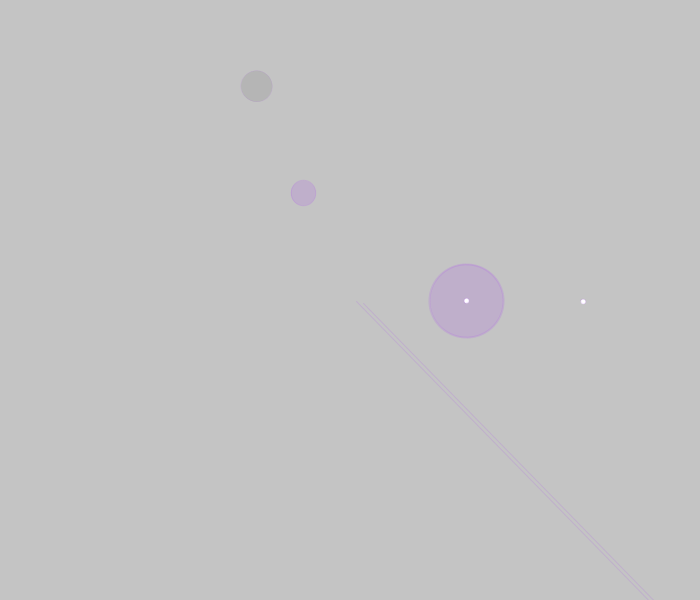
Frame 1 (no input)
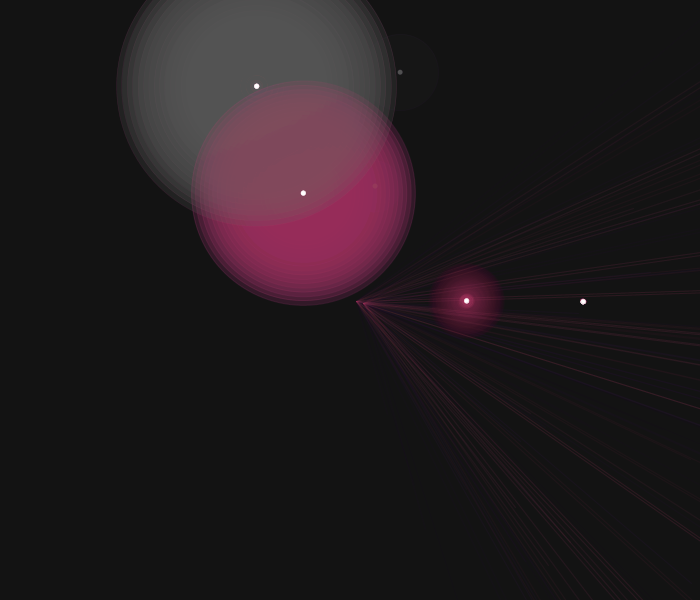
Frame 60 (the mouse pressed at the canvas centre just before this capture)
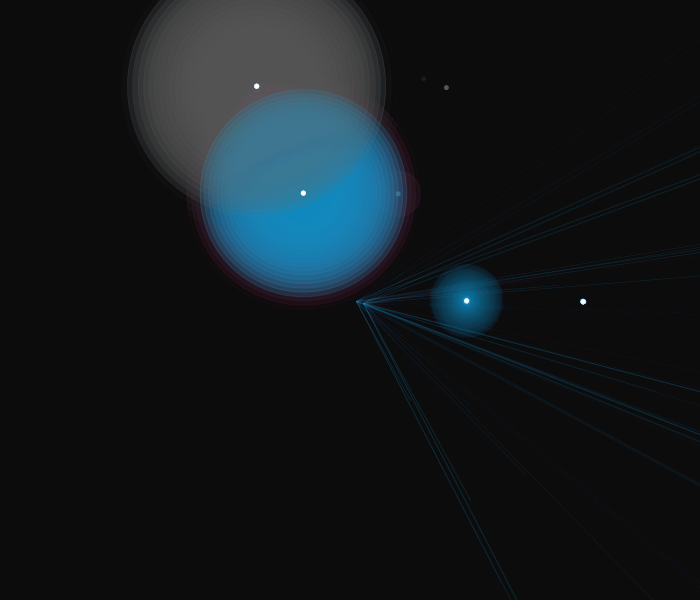
Frame 120 (the mouse held since frame 60 and released just before this capture)

The Processing sketch that drew these frames (run headless with seeded random() and noise(); from frame 60 on, the mouse is pressed at the canvas centre):

// Processing sketch: processing_81066
// ── processing_81066.pde

// Maryam Mobini |  September  25, 2012 | mma99@sfu.ca 
// Project 1 - Displaying the progress of time in a non-traditional way

/* Description - The time is displayed using series of circles, two small
 white circles representing seconds, two color circles representing minutes, 
 and one color circle and a small white circle representing the hour. Randomly 
 generated lines are also aligned with the position of the hour. Since the "hour"
 is fairly static, the lines therefore display an interesting way of showing the 
 temporal changes of the hour.  These circles pulsate and change color in an ambient 
 manner as a poetic representation of the inner workings of the clock. As time passes 
 by, the circles go through a growth rate, increasing and decreasing in size. */

/////////////////////////////////////////////


// declaring global variables

int xx;                 //declaring variable named xx of type int for controlling the growth rate of the circles
int num = 10;          // declare a variable named num of type int and assign it the value 10 for range of values used for the arrays
int count = 0;        // declare a variable named count of type int and assign it the value 0 used for redrawing the circles
float[] xArray;      // declaring the array of values for xpositon of the circls
float[] yArray;     // declaring the array of values for ypositon of the circls
int r, g, b;       // declaring RGB(color) values 

// initializes enviroment properties 
void setup() {
  size(700, 600);    // set the size of the window
  smooth();         // turns anti-aliasin on
  frameRate(30);    // setting frameRate to refressh the canvas 30 times per second
  restart();       // call the method restart()
}
// declare method restart, this method generates new RGB values randomly and sets the position values
void restart() {  //
  count = 0; // initializing the variable count by passing the value 0 which resets the growth rate of the circles
  xArray = new float[num];  // sets the variable x position by creating a new location in memory from values 0-9 
  yArray = new float[num];  // sets the variable y position by creating a new location in memory from values 0-9 
  // randomly generates rgb colors to maximum value of 255
  r = int(random(255)); 
  g = int(random(255));
  b = int(random(255));
}
// initialize drawing the circles representing hour, minute, and second
void draw() {

  fill(0, 10);  // sets the black color for the background rectangle with 10 opacity 
  noStroke();   // no outline
  rect(0, 0, width, height); //draw rectangle 

  _seconds(); //calling method seconds
  _minutes(); // calling method minutes
  _hour();   // calling method hour
}

void _seconds() {  //declare method seconds for the circles representing seconds
  xx+=1;          //incrementing circles growth rate by 1

    pushMatrix(); //Pushes the current transformation matrix onto the matrix stack
  translate(width/2, height/2);  // Translate to center of window
  if (xx>30) {     //as long as xx is greater than 30 increase the size of the circles 
    float s=map(second(), 0, 60, 0, TWO_PI)-HALF_PI; //Re-maps the range of seconds from 0-60 and passes the value to float "s"

    rotate(s+5.75); // rotate canvas according to seconds and align the position of the circles using the value 5.75 to match an actual clock face

    //sets the x & y position for the circles
    int newx =  100;   // declare a variable named newx of type int and assign it the value 100 
    int newy =  60;   // declare a variable named newy of type int and assign it the value 60


      strokeWeight(1); //Sets the width of the stroke 1
    stroke(r, g, b, 40); // sets the color of the stroke and opacity to 40

      fill(r, g, b, 40);// sets the color of the ellipse and opacity to 40
    float rad = count * s-20;  //sets the radius of the inner color circle using value of count and second
    ellipse(newx, newy, rad*0.5, rad*0.5);

    strokeWeight(0.5); //Sets the width of the stroke 0.5
    stroke(r, g, b, 40); // sets the color of the stroke and opacity to 40

      fill(100, 40); // sets the color to grey value of 100 and opacity to 40
    float rad2 = count * s-20; //sets the radius of the outer color circle using value of count and second 
    ellipse(newx*2, newy*2, rad2*0.75, rad2*0.75); //draw ellipse

    if (count > 0) {
      fill(255);
      //draws the inner circles white dots 
      ellipse(newx, newy, 5, 5); //draw ellipse
      ellipse(newx*2, newy*2, 5, 5); //draw ellipse
    }

    // increment through the array until it reaches the maximum value of the array and call method restart
    count++;
    if (count >= num) {
      restart();
    } 
    // otherwise it passes the values of newx & newy into the array
    else {
      xArray[count] = newx;
      yArray[count] = newy;
    }
    // resetting the value of xx
    xx=0;
  }
  popMatrix(); //restores the prior coordinate system
}

void _minutes() {
  pushMatrix();  //Pushes the current transformation matrix onto the matrix stack
  translate(width/2, height/2);  // Translate to center of window
  float m=map(minute(), 0, 60, 0, TWO_PI)-HALF_PI;  //Re-maps the range of minutes from 0-60 

  rotate(m+5.75);  // rotate canvas according to minutes and align the position of the circles using the value 5.75 to match an actual clock face
  int newx =  100; // declare a variable named newx of type int and assign it the value 100 
  int newy =  60;   // declare a variable named newy of type int and assign it the value 60


    strokeWeight(1);  //Sets the width of the stroke to 1
  stroke(r, g, b, 40); // sets the color of the stroke and opacity to 40

    fill(r, g, b, 40);  // sets the color of the ellipse and opacity to 40
  float rad2 = count * m-25; //sets the radius of the inner color circle using value of count and minute
  ellipse(newx, newy, rad2, rad2); //draw ellipse

  strokeWeight(0.5); //Sets the width of the stroke to 0.5
  stroke(r, g, b, 40);   // sets the color of the stroke and opacity to 40

    fill(100, 40);  // sets the color to grey value of 100 and opacity to 40
  float rad3 = count * m-25;   //sets the radius of the outer color circle using value of count and minute
  ellipse(newx*2, newy*2, rad3*1.25, rad3*1.25); //draw ellipse
  //as long as count is greater than 0 set the color of the smaller circles to white and draw
  if (count > 0) {
    fill(255); // set the color to white
    ellipse(newx, newy, 5, 5); //draw ellipse
    ellipse(newx*2, newy*2, 5, 5); //draw ellipse
  }

  // controlling the pulse rate 
  count++;


  popMatrix(); //restores the prior coordinate system
}
// initialize the method hour
void _hour() {

  pushMatrix(); //Pushes the current transformation matrix onto the matrix stack
  translate(width/2, height/2);  // Translate to center of window
  //calculating the value of the hour but increments it to the value that you can use
  float h = map(hour() % 12, 0, 12, 0, TWO_PI) - HALF_PI;  //Re-maps the range of hour from 0-12 

  rotate(h+5.75);  // rotate canvas according to hour and align the position of the circles using the value 5.75 to match an actual clock face
  int newx =  100;  // declare a variable named newx of type int and assign it the value 100 
  int newy =  60;   // declare a variable named newy of type int and assign it the value 60
  strokeWeight(2);  //Sets the width of the stroke to 2
  stroke(r, g, b, 40);  // sets the color of the stroke and opacity to 40

    fill(r, g, b, 40);   // sets the color of the ellipse and opacity to 40
  float rad4 = count + h-50;  //sets the radius of the color circle using value of count and hour
  ellipse(newx, newy, rad4*1.5, rad4*1.5); //draw ellipse

  strokeWeight(1);  //Sets the width of the stroke to 1
  stroke(r, g, b, 40);  // sets the stroke color and opacity to 40
  // creating the initial values for the line which takes the starting position from the value of width and height 
  float new_linex = int(random(width+100)) - 50; // declare a variable named new_linex of type float and assign it a random value based on the width of the canvas
  float new_liney = int(random(height+100)) - 50; // declare a variable named new_liney of type float and assign it a random value based on the height of the canvas

  //as long as count is greater than 0 set the color of the smaller circles to white and draw cirlces and lines
  if (count > 0) {
    fill(255); //set the color of the ellipse to white
    //inner circles white
    ellipse(newx, newy, 5, 5); //draw ellipse
    ellipse(newx*2, newy*2, 5, 5); //draw ellipse
    //lines
    line(new_linex, new_liney, 5, 5); //draw line
    line(new_linex*2, new_liney*2, 10, 10); //draw line
  }
  // controlling the pulse rate 
  count++;

  popMatrix(); //restores the prior coordinate system
}
